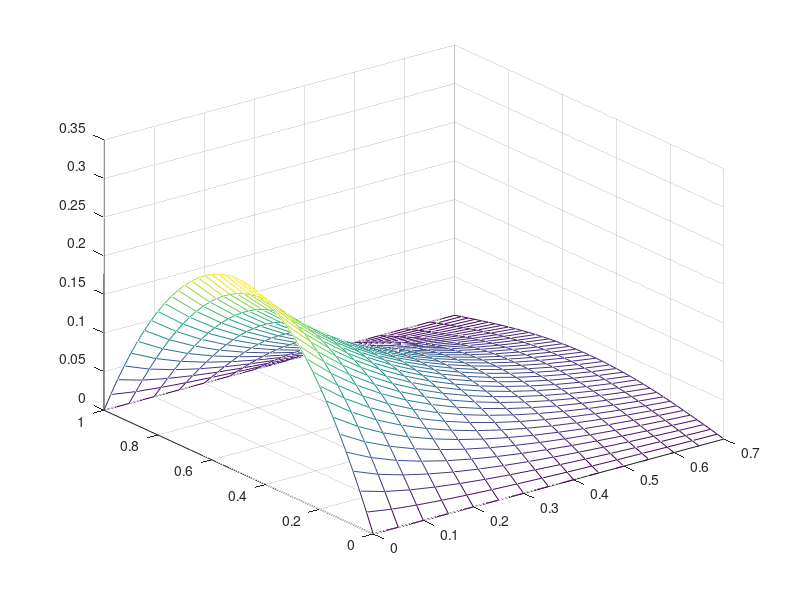

MATLAB code for this plot:
clc
clear all
% case 2
n=(1:25)*pi;
eta=0:0.025:1;
xi=0:0.05:0.7;
[X1,temp1]=meshgrid(xi,(1-cos(n))./n.^3)
temp2=exp(-n'*xi)
temp3=temp1.*temp2
Rnx=sin(n'*eta)
u=4*Rnx'*temp3
mesh(xi,eta,u)
